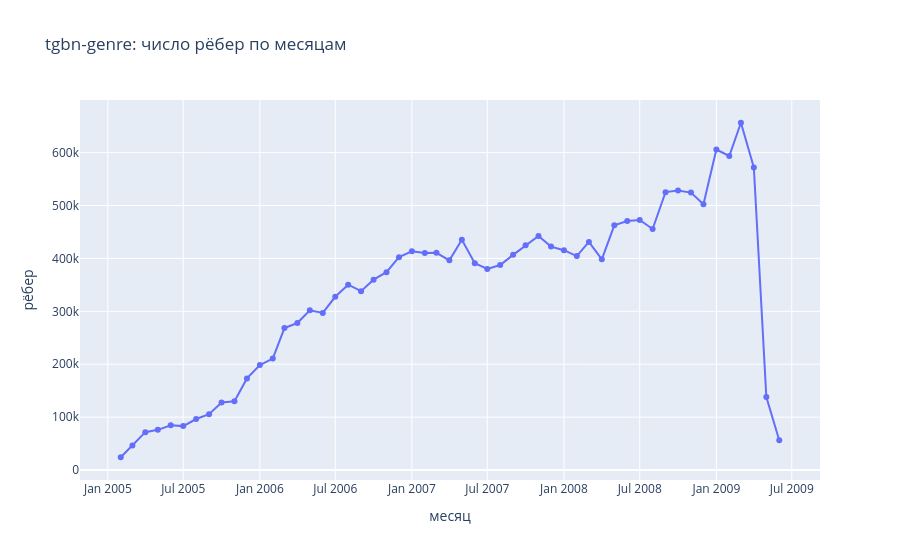

Notebook code for this chart:
### Code cell
# genre — рёбер по месяцам (непрерывное время)
ge = D["tgbn-genre"]["edges"].with_columns(pl.from_epoch(pl.col("t"), time_unit="s").alias("dt"))
gm = (ge.with_columns(pl.col("dt").dt.strftime("%Y-%m").alias("месяц"))
        .group_by("месяц").len().sort("месяц")
        .with_columns(pl.col("len").cast(pl.Int64).alias("рёбер")))
print("genre: рёбер/timestamp в среднем:",
      round(D["tgbn-genre"]["meta"]["num_edges"] / ge["t"].n_unique(), 2), "| месяцев:", gm.height)
fig = px.line(gm.to_pandas(), x="месяц", y="рёбер", markers=True,
              title="tgbn-genre: число рёбер по месяцам")
fig.show()

### Figure 1 — Plotly figure (JSON) as saved in the notebook; plotly's stock layout.template omitted (floating-point values rounded to 4 significant figures)
{"data": [{"hovertemplate": "месяц=%{x}<br>рёбер=%{y}<extra></extra>", "legendgroup": "", "line": {"color": "#636efa", "dash": "solid"}, "marker": {"symbol": "circle"}, "mode": "lines+markers", "name": "", "orientation": "v", "showlegend": false, "type": "scatter", "x": ["2005-02", "2005-03", "2005-04", "2005-05", "2005-06", "2005-07", "2005-08", "2005-09", "2005-10", "2005-11", "2005-12", "2006-01", "2006-02", "2006-03", "2006-04", "2006-05", "2006-06", "2006-07", "2006-08", "2006-09", "2006-10", "2006-11", "2006-12", "2007-01", "2007-02", "2007-03", "2007-04", "2007-05", "2007-06", "2007-07", "2007-08", "2007-09", "2007-10", "2007-11", "2007-12", "2008-01", "2008-02", "2008-03", "2008-04", "2008-05", "2008-06", "2008-07", "2008-08", "2008-09", "2008-10", "2008-11", "2008-12", "2009-01", "2009-02", "2009-03", "2009-04", "2009-05", "2009-06"], "xaxis": "x", "y": [24126, 46273, 71569, 75919, 84697, 82965, 96420, 105583, 127520, 130093, 173167, 198344, 210761, 268404, 277836, 301782, 296922, 327490, 350277, 338091, 359863, 373948, 402354, 413425, 410041, 410516, 396451, 435303, 391085, 379967, 387576, 406721, 424692, 442403, 422326, 415533, 404421, 431252, 398368, 462500, 470627, 472760, 455671, 525293, 528426, 524439, 502210, 605884, 593628, 656452, 571804, 137987, 56230], "yaxis": "y"}], "layout": {"legend": {"tracegroupgap": 0}, "title": {"text": "tgbn-genre: число рёбер по месяцам"}, "xaxis": {"anchor": "y", "domain": [0, 1], "title": {"text": "месяц"}}, "yaxis": {"anchor": "x", "domain": [0, 1], "title": {"text": "рёбер"}}}}
